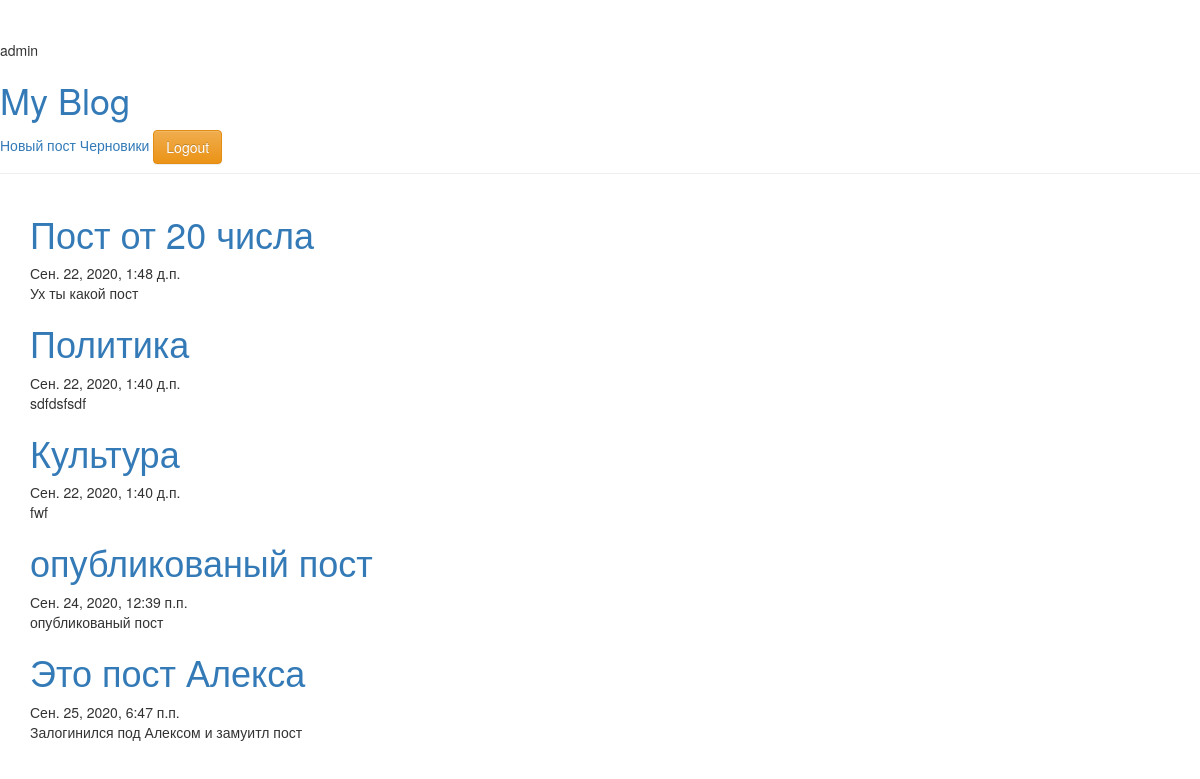
The app's page / (signed in) with its own data.
### my_blog/models.py (models this page shows, shortened)
class Post(models.Model):
    author = models.ForeignKey('auth.User', on_delete=models.CASCADE)
    title = models.CharField(max_length=200)
    text = models.TextField()
    created_date = models.DateTimeField(default=timezone.now)
    published_date = models.DateTimeField(blank=True, null=True)
    deleted = models.BooleanField(default=False)
    draft = models.BooleanField(default=False)
    class Meta:
        verbose_name = 'Пост'
        verbose_name_plural = 'Посты'

### my_blog/views.py (the view)
# urls.py: path('', views.post_list, name='post_list'),
def post_list(request):
    posts = Post.objects.filter(deleted=False, draft=False)
    return render(request, 'my_blog/post_list.html', {'posts': posts})

### my_blog/templates/my_blog/post_list.html
{% extends 'my_blog/base.html' %}
{% block content %}
{% for post in posts %}
{% if post.published_date %}
<div class="post">
    <h1><a href="{% url 'post_detail' post_pk=post.pk %}">{{ post.title }}</a></h1>
    <div class="date">
        {{ post.published_date }}
    </div>
    <p>{{ post.text|linebreaksbr }}</p>
</div>
{% endif %}
{% endfor %}
{% endblock %}

### my_blog/templates/my_blog/base.html (shortened to what this page needs)
<!DOCTYPE html>
<html lang="en">
<head>
    <link rel="stylesheet" href="//maxcdn.bootstrapcdn.com/bootstrap/3.2.0/css/bootstrap.min.css">
    <link rel="stylesheet" href="//maxcdn.bootstrapcdn.com/bootstrap/3.2.0/css/bootstrap-theme.min.css">
</head>
<body>
<div class="page-header">
    {{ request.user }}
    <h1><a href="/">My Blog</a></h1>
    {% if user.is_authenticated %}
        <a href="{% url 'post_new' %}">Новый пост</a>
    <a href="{% url 'post_draft_list' %}" class="top-menu">Черновики</a>
 <a href="accounts/login/"><button type="button" class="btn btn-warning">Logout</button></a>
<br>
    {% else %}
    <a href="accounts/login/"><button type="button" class="btn btn-success">Login</button></a>
    {% endif %}
</div>
<div class="content container">
    <div class="row">
        <div class="col-md-8">
            {% block content %}
            {% endblock %}
        </div>
    </div>
</div>
</body>
</html>

### records on screen
Post: title "Пост от 20 числа", published_date "Сен. 22, 2020, 1:48 д.п.", text "Ух ты какой пост"
Post: title "Политика", published_date "Сен. 22, 2020, 1:40 д.п.", text "sdfdsfsdf"
Post: title "Культура", published_date "Сен. 22, 2020, 1:40 д.п.", text "fwf"
Post: title "опубликованый пост", published_date "Сен. 24, 2020, 12:39 п.п.", text "опубликованый пост"
Post: title "Это пост Алекса", published_date "Сен. 25, 2020, 6:47 п.п.", text "Залогинился под Алексом и замуитл пост"

### other values on screen
{{ request.user }} "admin"
